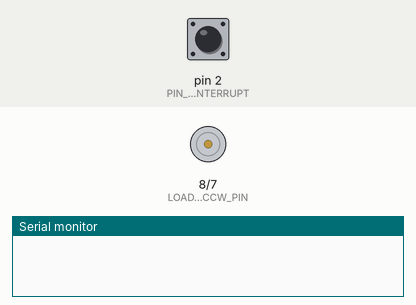
Simulated run of this sketch. Board: Arduino Uno, built with avr-gcc and run on an emulated ATmega328P. Shown: motor-driver pin pairs drawn as motors (green arrow = first pin HIGH = forward, orange = second pin HIGH = backward, longer = more drive, scaled by the enable pin), the last lines printed to the serial monitor. The test bench sets the inputs (shaded band); at power-on: pin 2 (PIN_SHOOT_INTERRUPT) HIGH.

Above: at 1.2 s.
1.3 s: pin 2 (PIN_SHOOT_INTERRUPT) pulled LOW for 0.15 s
At 2.2 s:
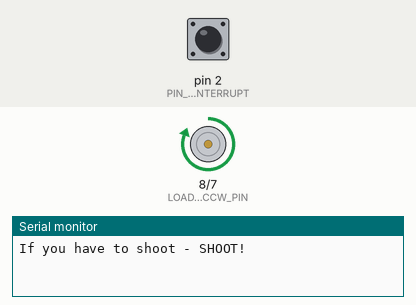
4.4 s: pin 2 (PIN_SHOOT_INTERRUPT) pulled LOW for 1 s
At 8.0 s:
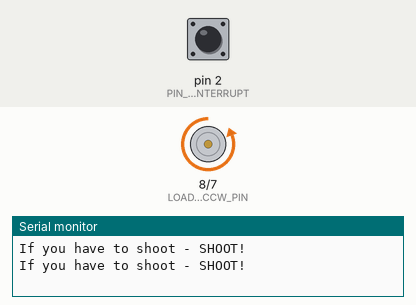
8.4 s: pin 2 (PIN_SHOOT_INTERRUPT) pulled LOW for 3.2 s
At 10.7 s:
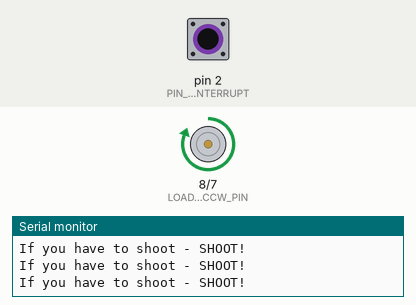
Timing chart, 0 to 14.8 s (numbered marks = the images above; inputs shaded):
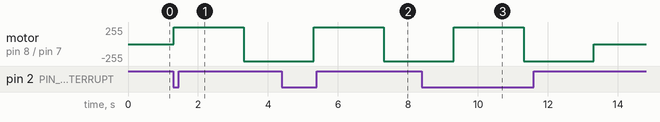

The sketch:

GoalBallLauncher.ino
```cpp
#define BRAKE 0
#define CW    1
#define CCW   2

#define PWM_MAX_VAL             255
#define SPEED_V_MIN_VAL         1
#define SPEED_V_MAX_VAL         5

//MOTOR R
#define PIN_PWM_R_MOTOR                    5
#define DEFAULT_SPEED_VALUE_R_MOTOR_volt   4

//MOTOR L
#define PIN_PWM_L_MOTOR                    6
#define DEFAULT_SPEED_VALUE_R_MOTOR_volt   4

//LAUNCH BALL ACTUATOR
#define LOAD_BALL_ACTUATOR_CW_PIN     7
#define LOAD_BALL_ACTUATOR_CCW_PIN    8
#define LOAD_BALL_ACTUATOR_SPEED_PIN  4
#define LOAD_BALL_ACTUATOR_EN_PIN     4


//Note: in order to shoot, hold in pin button 4 pressed,
//Then, while 4 is pressed, press button in pin 2
#define PIN_SHOOT_ENABLE      13
#define PIN_SHOOT_INTERRUPT   2

//TODO - replace this boolean flag with multiple states (more like a state machine).
bool g_shootPressed = false;

void setup() {
  Serial.begin(9600);

  // NOTE! setting the frequency changes the clock and affects delay().
  //USE ONLY IF MUST! Then TEST and ADJUST delay() usages in the code accordingly
  //setPwmFrequency(PIN_PWM_R_MOTOR, 1);
  //setPwmFrequency(PIN_PWM_L_MOTOR, 1);

  setupUserInterface();
  setupLoadBallActuator();

  attachInterrupt(digitalPinToInterrupt(PIN_SHOOT_INTERRUPT), shootButtonISR, FALLING); // trigger when button pressed, but not when released.
}


void loop() {
  if (g_shootPressed && isShootingEnabled()) {
    Serial.println("If you have to shoot - SHOOT!"); // don't talk :)
    shoot();
  }
}

bool isShootingEnabled() {
  //<DEBUG CODE!!>
  return true;
  //</DEBUG CODE!!>
  //COMMENT IN the line below when done debugging.
  //This is a saftey mechanism:
  //return (digitalRead(PIN_SHOOT_ENABLE) == LOW);
}

void setPwmFrequency(int pin, int divisor) {
  byte mode;
  if (pin == 5 || pin == 6 || pin == 9 || pin == 10) {
    switch (divisor) {
      case 1: mode = 0x01; break;
      case 8: mode = 0x02; break;
      case 64: mode = 0x03; break;
      case 256: mode = 0x04; break;
      case 1024: mode = 0x05; break;
      default: return;
    }
    if (pin == 5 || pin == 6) {
      TCCR0B = TCCR0B & 0b11111000 | mode;
    } else {
      TCCR1B = TCCR1B & 0b11111000 | mode;
    }
  } else if (pin == 3 || pin == 11) {
    switch (divisor) {
      case 1: mode = 0x01; break;
      case 8: mode = 0x02; break;
      case 32: mode = 0x03; break;
      case 64: mode = 0x04; break;
      case 128: mode = 0x05; break;
      case 256: mode = 0x06; break;
      case 1024: mode = 0x07; break;
      default: return;
    }
    TCCR2B = TCCR2B & 0b11111000 | mode;
  }
}

void setupUserInterface() {
  pinMode(PIN_SHOOT_ENABLE, INPUT_PULLUP);
  pinMode(PIN_SHOOT_INTERRUPT, INPUT_PULLUP);
}

void setupLoadBallActuator() {
  pinMode(LOAD_BALL_ACTUATOR_CW_PIN, OUTPUT);
  pinMode(LOAD_BALL_ACTUATOR_CCW_PIN, OUTPUT);
  pinMode(LOAD_BALL_ACTUATOR_SPEED_PIN, OUTPUT);
  pinMode(LOAD_BALL_ACTUATOR_EN_PIN, OUTPUT);
}

void setPWM(int ledPin, int speedV) {
  int pwmVal = map(speedV, SPEED_V_MIN_VAL, SPEED_V_MAX_VAL, 0, PWM_MAX_VAL);
  Serial.println(pwmVal);
  delay(2000);
}


void shootButtonISR() {
  g_shootPressed = true;
  //TODO Add timeout mechanism to elapse flags.
}


void moveLoadBallActuator(int dir) {
  digitalWrite(LOAD_BALL_ACTUATOR_EN_PIN, HIGH);
  if (dir == CW)
    {
      digitalWrite(LOAD_BALL_ACTUATOR_CW_PIN, LOW);
      digitalWrite(LOAD_BALL_ACTUATOR_CCW_PIN, HIGH);
    }
    else if (dir == CCW)
    {
      digitalWrite(LOAD_BALL_ACTUATOR_CW_PIN, HIGH);
      digitalWrite(LOAD_BALL_ACTUATOR_CCW_PIN, LOW);
    }
    else
    {
      digitalWrite(LOAD_BALL_ACTUATOR_CW_PIN, LOW);
      digitalWrite(LOAD_BALL_ACTUATOR_CCW_PIN, LOW);
      digitalWrite(LOAD_BALL_ACTUATOR_SPEED_PIN, LOW);
    }
}


void shoot() {
  g_shootPressed = false;

  moveLoadBallActuator(CW);
  delay(2000);
  moveLoadBallActuator(CCW);
  delay(2000);
  moveLoadBallActuator(BRAKE);

  //move motors by:
  //setPWM(PIN_PWM_R_MOTOR, valuePWM); // to set speed of motors
}
```

Measured:
- after the input at 1.3 s, motor on pin 8 (LOAD_BALL_ACTUATOR_CCW_PIN) / pin 7 (LOAD_BALL_ACTUATOR_CW_PIN): stopped → forward 255/255 at once, → backward 255/255 2.0 s later
- after the input at 4.4 s, motor on pin 8 (LOAD_BALL_ACTUATOR_CCW_PIN) / pin 7 (LOAD_BALL_ACTUATOR_CW_PIN): backward 255/255 → forward 255/255 after 0.90 s, → backward 255/255 2.0 s later
- after the input at 8.4 s, motor on pin 8 (LOAD_BALL_ACTUATOR_CCW_PIN) / pin 7 (LOAD_BALL_ACTUATOR_CW_PIN): backward 255/255 → forward 255/255 after 0.90 s, → backward 255/255 2.0 s later, → stopped 2.0 s later
